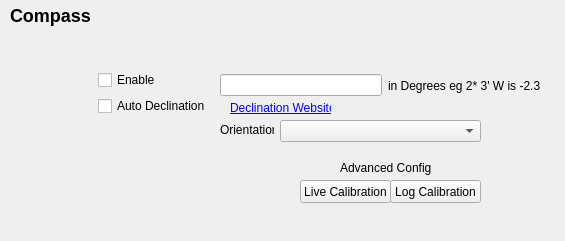
<?xml version="1.0" encoding="UTF-8"?>
<ui version="4.0">
 <class>CompassConfig</class>
 <widget class="QWidget" name="CompassConfig">
  <property name="geometry">
   <rect>
    <x>0</x>
    <y>0</y>
    <width>565</width>
    <height>241</height>
   </rect>
  </property>
  <property name="windowTitle">
   <string>Form</string>
  </property>
  <widget class="QLabel" name="label">
   <property name="geometry">
    <rect>
     <x>10</x>
     <y>0</y>
     <width>521</width>
     <height>31</height>
    </rect>
   </property>
   <property name="text">
    <string>&lt;h2&gt;Compass&lt;/h2&gt;</string>
   </property>
   <property name="scaledContents">
    <bool>false</bool>
   </property>
  </widget>
  <widget class="QLabel" name="label_4">
   <property name="geometry">
    <rect>
     <x>230</x>
     <y>100</y>
     <width>101</width>
     <height>16</height>
    </rect>
   </property>
   <property name="text">
    <string>&lt;a href=&quot;http://magnetic-declination.com/&quot;&gt;Declination Website&lt;/a&gt;</string>
   </property>
  </widget>
  <widget class="QComboBox" name="orientationComboBox">
   <property name="geometry">
    <rect>
     <x>280</x>
     <y>120</y>
     <width>201</width>
     <height>22</height>
    </rect>
   </property>
  </widget>
  <widget class="QPushButton" name="pushButton">
   <property name="geometry">
    <rect>
     <x>300</x>
     <y>180</y>
     <width>91</width>
     <height>23</height>
    </rect>
   </property>
   <property name="text">
    <string>Live Calibration</string>
   </property>
  </widget>
  <widget class="QPushButton" name="pushButton_2">
   <property name="geometry">
    <rect>
     <x>390</x>
     <y>180</y>
     <width>91</width>
     <height>23</height>
    </rect>
   </property>
   <property name="text">
    <string>Log Calibration</string>
   </property>
  </widget>
  <widget class="QLabel" name="label_6">
   <property name="geometry">
    <rect>
     <x>340</x>
     <y>160</y>
     <width>91</width>
     <height>16</height>
    </rect>
   </property>
   <property name="text">
    <string>Advanced Config </string>
   </property>
  </widget>
  <widget class="QWidget" name="horizontalLayoutWidget_2">
   <property name="geometry">
    <rect>
     <x>220</x>
     <y>70</y>
     <width>321</width>
     <height>31</height>
    </rect>
   </property>
   <layout class="QHBoxLayout" name="horizontalLayout_3">
    <item>
     <widget class="QLineEdit" name="declinationLineEdit"/>
    </item>
    <item>
     <widget class="QLabel" name="label_3">
      <property name="text">
       <string>in Degrees eg 2* 3' W is -2.3</string>
      </property>
     </widget>
    </item>
   </layout>
  </widget>
  <widget class="QWidget" name="horizontalLayoutWidget">
   <property name="geometry">
    <rect>
     <x>10</x>
     <y>70</y>
     <width>201</width>
     <height>111</height>
    </rect>
   </property>
   <layout class="QHBoxLayout" name="horizontalLayout">
    <item>
     <widget class="QLabel" name="label_2">
      <property name="maximumSize">
       <size>
        <width>100</width>
        <height>100</height>
       </size>
      </property>
      <property name="text">
       <string/>
      </property>
      <property name="pixmap">
       <pixmap resource="../../../qgroundcontrol.qrc">:/files/images/devices/BR-HMC5883-01-2.jpg</pixmap>
      </property>
      <property name="scaledContents">
       <bool>true</bool>
      </property>
     </widget>
    </item>
    <item>
     <layout class="QVBoxLayout" name="verticalLayout">
      <item>
       <widget class="QCheckBox" name="enableCheckBox">
        <property name="text">
         <string>Enable</string>
        </property>
       </widget>
      </item>
      <item>
       <widget class="QCheckBox" name="autoDecCheckBox">
        <property name="text">
         <string>Auto Declination</string>
        </property>
       </widget>
      </item>
      <item>
       <spacer name="verticalSpacer">
        <property name="orientation">
         <enum>Qt::Vertical</enum>
        </property>
        <property name="sizeHint" stdset="0">
         <size>
          <width>20</width>
          <height>40</height>
         </size>
        </property>
       </spacer>
      </item>
     </layout>
    </item>
   </layout>
  </widget>
  <widget class="QLabel" name="label_5">
   <property name="geometry">
    <rect>
     <x>220</x>
     <y>120</y>
     <width>54</width>
     <height>20</height>
    </rect>
   </property>
   <property name="text">
    <string>Orientation</string>
   </property>
  </widget>
 </widget>
 <resources>
  <include location="../../../qgroundcontrol.qrc"/>
 </resources>
 <connections/>
</ui>
